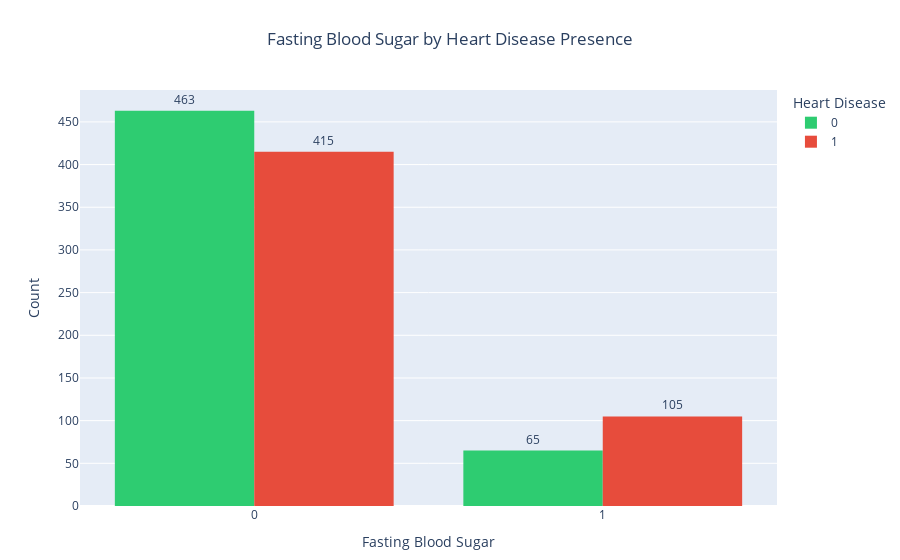

Notebook source saved alongside this figure:
### Code cell
# Creating interactive plot 
fig = px.histogram(df, x='fasting_blood_sugar', color='target', barmode='group',
                   color_discrete_map={0: '#2ECC71', 1: '#E74C3C'},  # Green for 'No Disease', Red for 'Disease'
                   labels={'target': 'Heart Disease'},
                   title="Fasting Blood Sugar by Heart Disease Presence")

# Customizing layout 
fig.update_layout(
    xaxis_title="Fasting Blood Sugar",
    yaxis_title="Count",
    legend_title="Heart Disease",
    bargap=0.2,  # Gap between bars
    title_x=0.5,  # Center the title
    margin=dict(t=90, b=50)
)

# Showing the count labels on top of bars
fig.update_traces(texttemplate='%{y}', textposition='outside')

fig.show()

### Figure 1 — Plotly figure (JSON) as saved in the notebook; plotly's stock layout.template omitted (floating-point values rounded to 4 significant figures; data arrays with more than 128 entries replaced by an {"elided": "..."} marker saying what was removed)
{"data": [{"alignmentgroup": "True", "bingroup": "x", "hovertemplate": "Heart Disease=0<br>fasting_blood_sugar=%{x}<br>count=%{y}<extra></extra>", "legendgroup": "0", "marker": {"color": "#2ECC71", "pattern": {"shape": ""}}, "name": "0", "offsetgroup": "0", "orientation": "v", "showlegend": true, "textposition": "outside", "texttemplate": "%{y}", "type": "histogram", "x": {"elided": "528 int values"}, "xaxis": "x", "yaxis": "y"}, {"alignmentgroup": "True", "bingroup": "x", "hovertemplate": "Heart Disease=1<br>fasting_blood_sugar=%{x}<br>count=%{y}<extra></extra>", "legendgroup": "1", "marker": {"color": "#E74C3C", "pattern": {"shape": ""}}, "name": "1", "offsetgroup": "1", "orientation": "v", "showlegend": true, "textposition": "outside", "texttemplate": "%{y}", "type": "histogram", "x": {"elided": "520 int values"}, "xaxis": "x", "yaxis": "y"}], "layout": {"bargap": 0.2, "barmode": "group", "legend": {"title": {"text": "Heart Disease"}, "tracegroupgap": 0}, "margin": {"b": 50, "t": 90}, "title": {"text": "Fasting Blood Sugar by Heart Disease Presence", "x": 0.5}, "xaxis": {"anchor": "y", "domain": [0, 1], "title": {"text": "Fasting Blood Sugar"}}, "yaxis": {"anchor": "x", "domain": [0, 1], "title": {"text": "Count"}}}}
